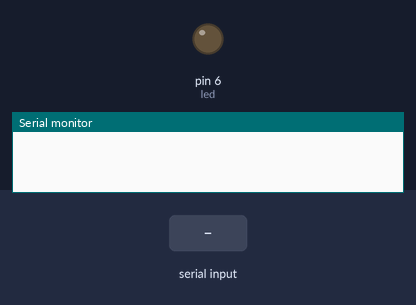
Bench run of a sketch on a simulated Arduino Uno, built with avr-gcc and run on an emulated ATmega328P. Shown: output pins drawn as LEDs (lit = HIGH), the last lines printed to the serial monitor. The inputs (shaded band) are chosen by the test bench.

Above: at 1.2 s.
1.3 s: "1" received over Serial
At 2.5 s:
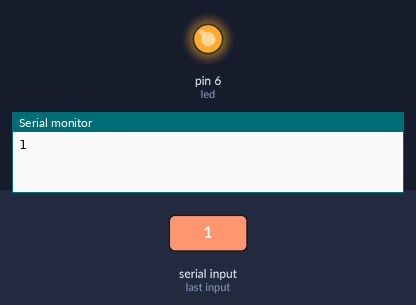
2.8 s: "2" received over Serial
At 3.7 s:
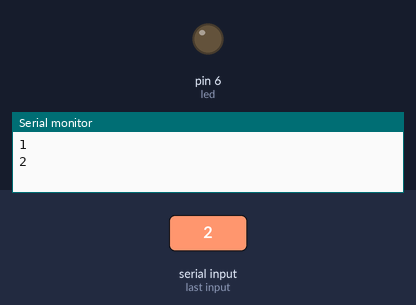
Timing chart, 0 to 5.8 s (numbered marks = the images above; inputs shaded):
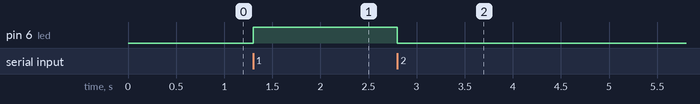

Measured:
- after the input at 1.3 s, pin 6 (led): LOW → HIGH at once
- after the input at 2.8 s, pin 6 (led): HIGH → LOW at once

The sketch:

serial_read.ino
```cpp
const int led = 6;

void setup() {
  Serial.begin(115200);
  pinMode(led, OUTPUT);
}

void loop() {
  if(Serial.available()){
    char ch = Serial.read();
    Serial.println(ch);

    if(ch == '1'){
      digitalWrite(led, HIGH);
    }
    if(ch == '2'){
      digitalWrite(led, LOW);
    }
  }
}
```
